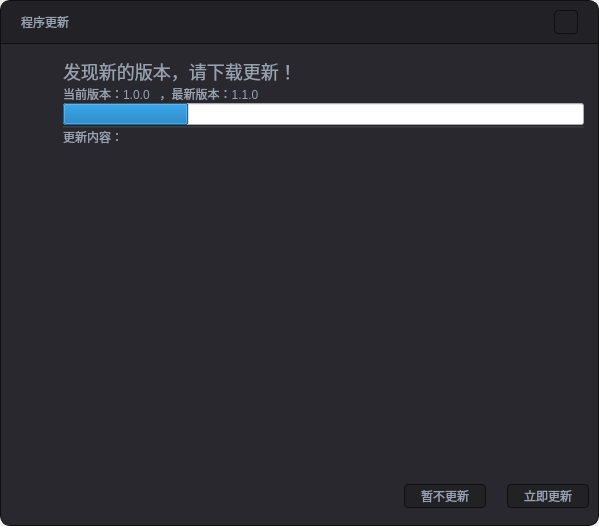
<?xml version="1.0" encoding="UTF-8"?>
<ui version="4.0">
 <class>UpdateNoticeDialog</class>
 <widget class="QWidget" name="UpdateNoticeDialog">
  <property name="geometry">
   <rect>
    <x>0</x>
    <y>0</y>
    <width>599</width>
    <height>526</height>
   </rect>
  </property>
  <property name="windowTitle">
   <string>UpdateNoticeDialog</string>
  </property>
  <property name="styleSheet">
   <string notr="true">QFrame#contentFrame
{
background-color:#28282E;
border-top : 0px solid #0F0F0F;
border-left : 1px solid #0F0F0F;
border-right : 1px solid #0F0F0F;
border-bottom : 1px solid #0F0F0F;
border-bottom-left-radius:10px;
border-bottom-right-radius:10px;
}

QFrame#titleFrame
{
border-top : 1px solid #0F0F0F;
border-left : 1px solid #0F0F0F;
border-right : 1px solid #0F0F0F;
border-bottom : 1px solid #0F0F0F;
background-color:#212126;
border-top-left-radius:10px;
border-top-right-radius:10px;
}

QPushButton
{
  selection-background-color: #40404A;
  selection-color: #3B3B41;
  color: #99A1B0;
  height:24px;
  background-color: #212126;
  border-style: solid;
  border: 1px solid #0F0F0F;
  border-radius: 4;
  padding: 1px 0px 1px 2px;
  font-size: 12px;
  font-family:Microsoft YaHei UI;
  padding-left:0px;
}
QPushButton:hover
{
 background-color: #2F2F34;
}

QCheckBox,
QLabel
{
color:#99A1B0;
font-size:12px;
font-family:Microsoft YaHei UI;
}
QFrame#line,
#line_1,
#line_2,
#line_3,
#line_4
{
background-color:#353539;
}
QComboBox QAbstractItemView { outline: 0px;}
QLineEdit,
QComboBox{
  subcontrol-origin: padding;
  subcontrol-position: top right;
  selection-background-color: #40404A;
  selection-color: #3B3B41;
  color: #99A1B0;
  height:24px;
  background-color: #212126;
  border-style: solid;
  border: 1px solid #0F0F0F;
  border-radius: 4;
  padding: 1px 0px 1px 2px;
  font-size: 12px;
  font-family:Microsoft YaHei UI;
  padding-left:8px;
  }


  QComboBOx:hover
  {
  border: 1px #40404A;
  background-color:#40404A;
  color: white;
  }


  QComboBox:on
  {
  padding-top: 0px;
  padding-left: 0px;
  color: #99A1B0;
  background-color: #40404A;
  selection-background-color: #3B3B41;
  }

  QComboBox:!on
  {
  color: #99A1B0;
  }


  QComboBox QAbstractItemView
  {
  border: 0px solid darkgray;
  color: white;
  background-color:#212126;
  selection-background-color: #454549;
height:24px;
  }


  QComboBox QAbstractItemView::item
  {
  qproperty-elide-mode: '...';
  height:24px;
outline: 0px;
  }


  QComboBox::drop-down
  {
  subcontrol-origin: padding;
  subcontrol-position: top right;
  width: 15px;
  color: white;
  border-left-width: 0px;
  border-left-color: darkgray;
  border-left-style: solid;
  border-top-right-radius: 2px;
  border-bottom-right-radius: 2px;
  padding-right: 0px;
  }

  QComboBox::down-arrow
  {
  image: url(:/icons/images/comboBoxExpander.svg);
  width: 8px;
  height: 4px;
  }

QListWidget{outline:0px;}
QListView {
  border-radius: 4px;
  padding: 5px;
  margin: 0px;
}

QTableView::item,
QTreeView::item,
QListView::item {
  padding: 5px;
  height: 22px;
  color: #99A1B0;
  selection-color: white;
  border-color: transparent; 
  border-radius: 4px;
outline: 0px;
}



QTableView:item:selected,
QTreeView::item:selected,
QListView::item:selected {
  background-color: #40404A;
  selection-background-color:  #3B3B41;
  color: #99A1B0;
  selection-color:  white;
  border-radius: 4px;
}

QTableView:item:selected:focus,
QTreeView::item:selected:focus,
QListView::item:selected:focus {
  background-color: #40404A;
  selection-background-color:#3B3B41;
  color:  #99A1B0;
  selection-color: white; 
}
</string>
  </property>
  <layout class="QVBoxLayout" name="verticalLayout">
   <property name="spacing">
    <number>0</number>
   </property>
   <property name="leftMargin">
    <number>0</number>
   </property>
   <property name="topMargin">
    <number>0</number>
   </property>
   <property name="rightMargin">
    <number>0</number>
   </property>
   <property name="bottomMargin">
    <number>0</number>
   </property>
   <item>
    <widget class="QFrame" name="titleFrame">
     <property name="minimumSize">
      <size>
       <width>0</width>
       <height>44</height>
      </size>
     </property>
     <property name="maximumSize">
      <size>
       <width>16777215</width>
       <height>44</height>
      </size>
     </property>
     <property name="frameShape">
      <enum>QFrame::StyledPanel</enum>
     </property>
     <property name="frameShadow">
      <enum>QFrame::Raised</enum>
     </property>
     <layout class="QHBoxLayout" name="horizontalLayout">
      <property name="leftMargin">
       <number>20</number>
      </property>
      <property name="rightMargin">
       <number>20</number>
      </property>
      <item>
       <widget class="QLabel" name="titleLabel">
        <property name="text">
         <string>程序更新</string>
        </property>
       </widget>
      </item>
      <item>
       <spacer name="horizontalSpacer">
        <property name="orientation">
         <enum>Qt::Horizontal</enum>
        </property>
        <property name="sizeHint" stdset="0">
         <size>
          <width>470</width>
          <height>20</height>
         </size>
        </property>
       </spacer>
      </item>
      <item>
       <widget class="QPushButton" name="closeButton">
        <property name="minimumSize">
         <size>
          <width>24</width>
          <height>24</height>
         </size>
        </property>
        <property name="maximumSize">
         <size>
          <width>24</width>
          <height>24</height>
         </size>
        </property>
        <property name="text">
         <string/>
        </property>
        <property name="icon">
         <iconset resource="../resource.qrc">
          <normaloff>:/icons/images/close.svg</normaloff>:/icons/images/close.svg</iconset>
        </property>
       </widget>
      </item>
     </layout>
    </widget>
   </item>
   <item>
    <widget class="QFrame" name="contentFrame">
     <property name="frameShape">
      <enum>QFrame::StyledPanel</enum>
     </property>
     <property name="frameShadow">
      <enum>QFrame::Raised</enum>
     </property>
     <layout class="QVBoxLayout" name="verticalLayout_3">
      <property name="spacing">
       <number>0</number>
      </property>
      <item>
       <layout class="QHBoxLayout" name="horizontalLayout_3">
        <property name="spacing">
         <number>0</number>
        </property>
        <item>
         <widget class="QWidget" name="verticalWidget_2" native="true">
          <property name="maximumSize">
           <size>
            <width>50</width>
            <height>16777215</height>
           </size>
          </property>
          <layout class="QVBoxLayout" name="verticalLayout_4">
           <property name="spacing">
            <number>0</number>
           </property>
           <property name="leftMargin">
            <number>0</number>
           </property>
           <property name="topMargin">
            <number>0</number>
           </property>
           <property name="rightMargin">
            <number>0</number>
           </property>
           <property name="bottomMargin">
            <number>0</number>
           </property>
           <item>
            <widget class="QWidget" name="widget" native="true">
             <property name="minimumSize">
              <size>
               <width>48</width>
               <height>48</height>
              </size>
             </property>
             <property name="maximumSize">
              <size>
               <width>48</width>
               <height>48</height>
              </size>
             </property>
             <layout class="QVBoxLayout" name="verticalLayout_5">
              <property name="spacing">
               <number>0</number>
              </property>
              <property name="leftMargin">
               <number>1</number>
              </property>
              <property name="topMargin">
               <number>1</number>
              </property>
              <property name="rightMargin">
               <number>1</number>
              </property>
              <property name="bottomMargin">
               <number>1</number>
              </property>
              <item>
               <widget class="QLabel" name="imageLabel">
                <property name="sizePolicy">
                 <sizepolicy hsizetype="Minimum" vsizetype="Minimum">
                  <horstretch>0</horstretch>
                  <verstretch>0</verstretch>
                 </sizepolicy>
                </property>
                <property name="minimumSize">
                 <size>
                  <width>0</width>
                  <height>0</height>
                 </size>
                </property>
                <property name="maximumSize">
                 <size>
                  <width>199</width>
                  <height>199</height>
                 </size>
                </property>
                <property name="styleSheet">
                 <string notr="true">QLabel
{
background-image:url(:/icons/images/update.png)0 0 0 0 stretch stretch;
background-repeat: no-repeat;
    background-position: center;
    background-size: contain;
}</string>
                </property>
                <property name="text">
                 <string/>
                </property>
                <property name="alignment">
                 <set>Qt::AlignCenter</set>
                </property>
               </widget>
              </item>
             </layout>
            </widget>
           </item>
           <item>
            <spacer name="verticalSpacer_2">
             <property name="orientation">
              <enum>Qt::Vertical</enum>
             </property>
             <property name="sizeHint" stdset="0">
              <size>
               <width>20</width>
               <height>40</height>
              </size>
             </property>
            </spacer>
           </item>
          </layout>
         </widget>
        </item>
        <item>
         <layout class="QVBoxLayout" name="verticalLayout_2">
          <property name="leftMargin">
           <number>5</number>
          </property>
          <property name="topMargin">
           <number>5</number>
          </property>
          <property name="rightMargin">
           <number>5</number>
          </property>
          <property name="bottomMargin">
           <number>5</number>
          </property>
          <item>
           <widget class="QLabel" name="titleNoticeLabel">
            <property name="styleSheet">
             <string notr="true">QLabel
{
font-size:18px;
}</string>
            </property>
            <property name="text">
             <string>发现新的版本，请下载更新！</string>
            </property>
            <property name="alignment">
             <set>Qt::AlignLeading|Qt::AlignLeft|Qt::AlignVCenter</set>
            </property>
           </widget>
          </item>
          <item>
           <widget class="QLabel" name="versionLabel">
            <property name="text">
             <string>当前版本：1.0.0   ，最新版本：1.1.0</string>
            </property>
           </widget>
          </item>
          <item>
           <widget class="QProgressBar" name="progressBar">
            <property name="value">
             <number>24</number>
            </property>
            <property name="textVisible">
             <bool>false</bool>
            </property>
           </widget>
          </item>
          <item>
           <widget class="Line" name="line">
            <property name="orientation">
             <enum>Qt::Horizontal</enum>
            </property>
           </widget>
          </item>
          <item>
           <widget class="QLabel" name="contentNoticeLabel">
            <property name="sizePolicy">
             <sizepolicy hsizetype="Preferred" vsizetype="Expanding">
              <horstretch>0</horstretch>
              <verstretch>0</verstretch>
             </sizepolicy>
            </property>
            <property name="text">
             <string>更新内容：</string>
            </property>
            <property name="alignment">
             <set>Qt::AlignLeading|Qt::AlignLeft|Qt::AlignTop</set>
            </property>
           </widget>
          </item>
          <item>
           <spacer name="verticalSpacer">
            <property name="orientation">
             <enum>Qt::Vertical</enum>
            </property>
            <property name="sizeHint" stdset="0">
             <size>
              <width>20</width>
              <height>40</height>
             </size>
            </property>
           </spacer>
          </item>
         </layout>
        </item>
       </layout>
      </item>
      <item>
       <widget class="QWidget" name="horizontalWidget" native="true">
        <property name="minimumSize">
         <size>
          <width>0</width>
          <height>40</height>
         </size>
        </property>
        <property name="maximumSize">
         <size>
          <width>16777215</width>
          <height>40</height>
         </size>
        </property>
        <layout class="QHBoxLayout" name="horizontalLayout_2">
         <property name="leftMargin">
          <number>0</number>
         </property>
         <property name="topMargin">
          <number>0</number>
         </property>
         <property name="rightMargin">
          <number>0</number>
         </property>
         <property name="bottomMargin">
          <number>0</number>
         </property>
         <item>
          <spacer name="horizontalSpacer_2">
           <property name="orientation">
            <enum>Qt::Horizontal</enum>
           </property>
           <property name="sizeHint" stdset="0">
            <size>
             <width>40</width>
             <height>20</height>
            </size>
           </property>
          </spacer>
         </item>
         <item>
          <widget class="QPushButton" name="cancelButton">
           <property name="minimumSize">
            <size>
             <width>82</width>
             <height>24</height>
            </size>
           </property>
           <property name="maximumSize">
            <size>
             <width>82</width>
             <height>24</height>
            </size>
           </property>
           <property name="text">
            <string>暂不更新</string>
           </property>
          </widget>
         </item>
         <item>
          <spacer name="horizontalSpacer_3">
           <property name="orientation">
            <enum>Qt::Horizontal</enum>
           </property>
           <property name="sizeType">
            <enum>QSizePolicy::Fixed</enum>
           </property>
           <property name="sizeHint" stdset="0">
            <size>
             <width>15</width>
             <height>20</height>
            </size>
           </property>
          </spacer>
         </item>
         <item>
          <widget class="QPushButton" name="sureButton">
           <property name="minimumSize">
            <size>
             <width>82</width>
             <height>24</height>
            </size>
           </property>
           <property name="maximumSize">
            <size>
             <width>82</width>
             <height>24</height>
            </size>
           </property>
           <property name="text">
            <string>立即更新</string>
           </property>
          </widget>
         </item>
        </layout>
       </widget>
      </item>
     </layout>
    </widget>
   </item>
  </layout>
 </widget>
 <resources>
  <include location="../resource.qrc"/>
 </resources>
 <connections/>
</ui>
